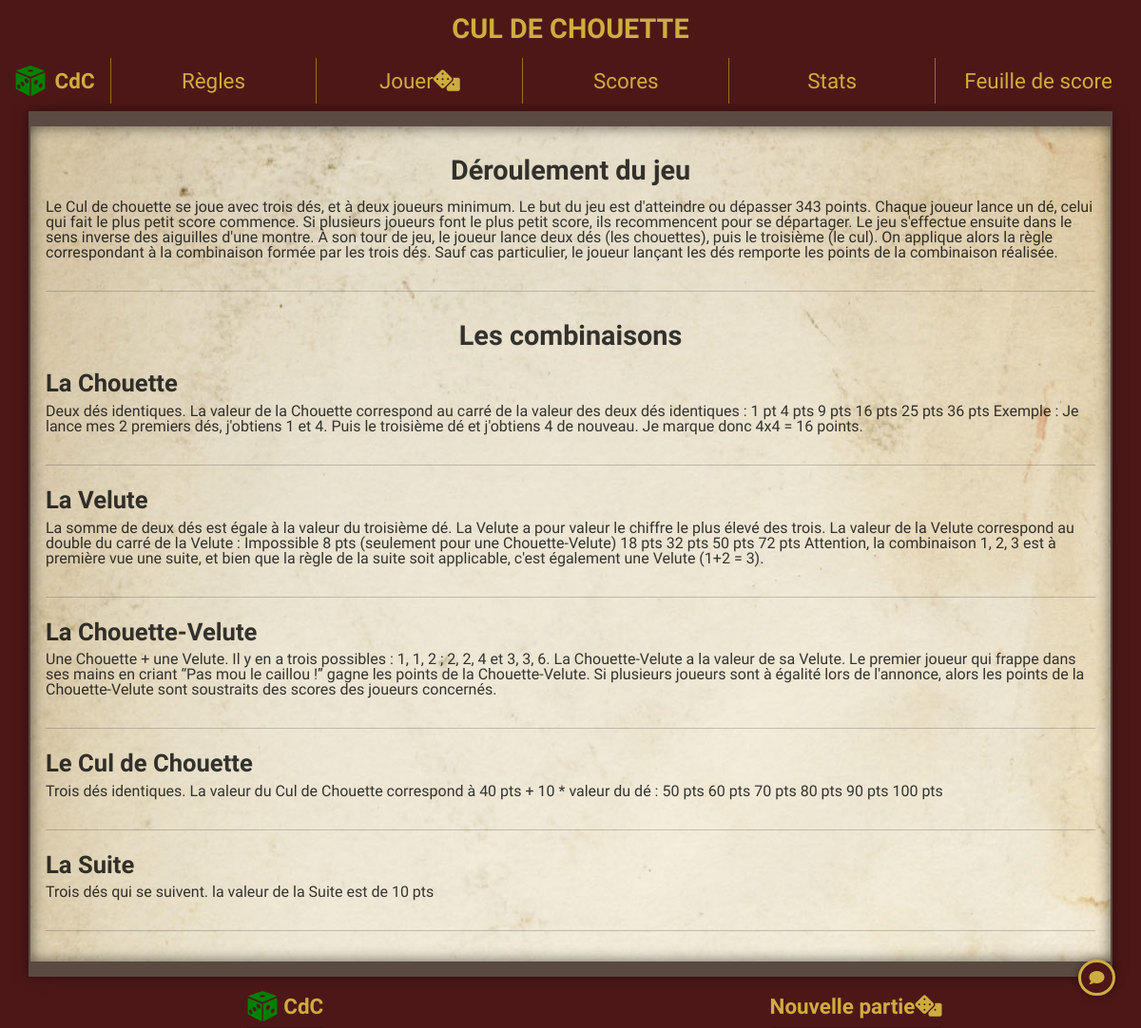
/index.php?page=rules, run on the app's committed database.
### tables this page shows
CREATE TABLE `cdc_rules` (
  `id` int(10) NOT NULL AUTO_INCREMENT,
  `title` varchar(64) NOT NULL,
  `content` text NOT NULL,
  PRIMARY KEY (`id`)
);

CREATE TABLE `cdc_combinations` (
  `id` int(10) NOT NULL AUTO_INCREMENT,
  `main_title` varchar(64) NOT NULL,
  `title` varchar(64) NOT NULL,
  `content` text NOT NULL,
  PRIMARY KEY (`id`)
);

### public/inc/templates/rules.tpl.php (the view, shortened to what this page needs)
<?php
$sqlRules = '
SELECT *
FROM `cdc_rules`
';
$pdoRulesStatement = $pdo->query($sqlRules);
$rules = $pdoRulesStatement->fetchAll(PDO::FETCH_ASSOC);
$sqlCombinations = '
SELECT *
FROM `cdc_combinations`
';
$pdoCombStatement = $pdo->query($sqlCombinations);
$combinations = $pdoCombStatement->fetchAll(PDO::FETCH_ASSOC);
?>
<article class="container article">
    <section>
        <h1><?= $rules[0]['title']; ?></h1>
        <p><?= $rules[0]['content']; ?></p>
    </section>
            <hr>
            <h1><?= $combinations[0]['main_title']; ?></h1>
        <?php
        foreach ($combinations as $key => $value): ?>
            <section>
                <h2><?= $combinations[$key]['title']; ?></h2>
                <p><?= $combinations[$key]['content']; ?></p>
            </section>
            <hr>
        <?php endforeach; ?>
</article>

### public/inc/templates/header.tpl.php (shortened to what this page needs)
<!DOCTYPE html>
<html lang="en">
<head>
    <link href="https://cdn.jsdelivr.net/npm/bootstrap@5.0.0/dist/css/bootstrap.min.css" rel="stylesheet">
    <link rel="stylesheet" href="assets/css/reset.css">
    <link rel="stylesheet" href="assets/css/style.css">
    <link rel="stylesheet" href="assets/css/header.css">
    <link rel="stylesheet" href="assets/css/scores-sheet.css">
    <link rel="stylesheet" href="assets/css/dices-style.css">
    <link rel="stylesheet" href="assets/css/messenger.css">
    <link rel="stylesheet" href="https://use.fontawesome.com/releases/v5.15.3/css/all.css">
</head>
<body>
    <header class="header-container">
        <h1 class="header-title">CUL DE CHOUETTE</h1>
        <nav class="nav-container">
            <div class="nav-header_logo">
                <a href="index.php?page=home" class="nav-header_logo-link header_link">
                    <img class="header_logo-img" src="assets/img/dice_icon.ico" alt="">
                    <h3 class="header_logo-title">CdC</h3>
                </a>
            </div>
            <div class="links-to-display">
                <ul class="nav_links-container">
                    <li class="displayable_link">
                        <a href="index.php?page=rules">Règles</a>
                    </li>
                    <li class="displayable_link">
                        <a href="index.php?page=game">Jouer<i class="fas fa-dice dice_icon"></i></a>
                    </li>
                    <li class="displayable_link">
                        <a href="index.php?page=scores">Scores</a>
                    </li>
                    <li class="displayable_link">
                        <a href="index.php?page=stats">Stats</a>
                    </li>
                    <li class="displayable_link">
                        <a href="index.php?page=scores-sheet">Feuille de score</a>
                    </li>
                </ul>
            </div>
        </nav>
    </header>
    <main>

### public/inc/templates/footer.tpl.php (shortened to what this page needs)
    </main>
    <footer class="footer container-fluid">
        <nav class="nav-footer">
            <ul class="row footer_links-container">
                <li class="footer_link col-12 col-sm-6">
                    <a href="index.php?page=home">
                        <img class="header_logo-img" class="logo" src="assets/img/dice_icon.ico" alt="LOGO">
                        CdC
                    </a>
                </li>
                <li class="footer_link col-12 col-sm-6">
                    <a href="index.php?page=game">Nouvelle partie
                        <i class="fas fa-dice dice_icon"></i>
                    </a>
                </li>
            </ul>
        </nav>
    </footer>
</body>
</html>

### public/index.php (shortened to what this page needs)
<?php
if (!empty($_GET['page'])) {
    $currentPage = $_GET['page'];
} else {
    $currentPage = 'home';
};
require __DIR__.'/inc/templates/header.tpl.php';
require __DIR__.'/inc/templates/' . $currentPage . '.tpl.php';
require __DIR__.'/inc/templates/footer.tpl.php';
?>
<!DOCTYPE html>
<html>
  <head>
    <link rel="stylesheet" href="chat-client.css"/>
  </head>
  <body>
    <div class="display_messenger-button">
        <i class="fas fa-comment"></i>
    </div>
  </body>
</html>

### public/assets/css/style.css (style rules this page uses)
:root { --main-bg-color: rgb(78, 23, 23); --main-font-color: rgb(206, 173, 64); --border-color: rgb(73, 62, 56); --border-color2: rgb(143, 114, 35); --text-shadow-color: 0px 0px 9px rgba(0, 0, 0, 0.75); --header-height: 115px; --footer-height: 48px; }
body { font-family: Arial, Helvetica, sans-serif; font-size: 1rem; background-color: var(--main-bg-color); font-family: 'MedievalSharp', cursive; text-shadow: var(--text-shadow); padding: 0; margin: 0; min-width: 300px; min-height: 100vh; max-width: 100vw; display: flex; flex-direction: column; overflow: auto; }
ul { margin: 0; padding: 0; }
main { display: flex; flex-direction: column; flex-grow: 1; z-index: 1; }
.article { background-image: url(../img/background_paper.jpg); background-size: cover; box-shadow: 0px 0px 15px rgba(0, 0, 0, 0.397), 0px 0px 15px rgba(0, 0, 0, 0.603) inset; border-top: solid 1rem rgb(90, 74, 66); border-bottom: solid 1rem rgb(90, 74, 66); border-left: solid 2px rgb(90, 74, 66); border-right: solid 2px rgb(90, 74, 66); padding: 1rem 1rem; margin: 0.5rem auto; color: rgba(0, 0, 0, 0.781); min-height: calc(100% - var(--header-height) - var(--footer-height) - 1rem); flex-grow: 1; }
.article h1 { color: rgba(0, 0, 0, 0.781) }
section { padding-bottom: 1rem; }
a { text-decoration: none; color: var(--main-font-color); text-shadow: var(--text-shadow); font-size: 1.4rem; }
h1 { margin: 0; padding: 1rem; text-align: center; font-size: 1.8em; font-weight: bolder; color: var(--main-font-color); justify-content: center; }
h2 { font-size: 1.6em; padding: 0.5rem 0; font-weight: bolder; }
h3 { font-size: 1.4rem; }
.footer_links-container { flex-direction: row; }
.footer_link { display: flex; justify-content: center; }
.footer_link a { display: flex; align-items: center; padding: 0.4rem 0; border-bottom: solid 1px rgba(0, 0, 0, 0.2); font-weight: bold; }
.footer_link a img { padding-right: 0.4rem; }
ul p, li { text-align: center; }

### public/assets/css/header.css (style rules this page uses)
.nav-container { display: flex; }
.nav_links-container { display: flex; flex-grow: 1; }
.nav-header_logo { display: flex; justify-content: center; z-index: 3; padding: 0 1rem; }
.nav-header_logo-link { display: flex; justify-content: center; }
.header_logo-img { height: 2rem; width: auto; align-self: center; }
.header_logo-title { font-weight: bold; align-self: center; padding-left: 0.6rem; }
.links-to-display { width: 100%; display: flex; z-index: 2; }
.displayable_link, #burger-icon-container { width: 100%; display: flex; align-items: center; justify-content: center; padding: 0.2rem 0; height: 3rem; }
.displayable_link { border-left: solid 0.5px var(--border-color2); }
@media screen and (min-width: 575px) { .nav_links-container { transition: none; background-color: var(--main-bg-color); } }

### public/assets/css/scores-sheet.css (style rules this page uses)
article { position: relative; }

### public/assets/css/messenger.css (style rules this page uses)
.display_messenger-button, .messenger_buttons { display: flex; align-items: center; justify-content: center; margin-left: 0.4rem; width: 2.4rem; height: 2.4rem; border-radius: 50%; background-color: var(--main-bg-color); color: var(--main-font-color); border: solid 3px var(--main-font-color); box-shadow: 0 0 10px rgba(0, 0, 0, 0.4); }
.display_messenger-button { position: fixed; bottom: 2.1rem; right: 1.7rem; color: var(--main-font-color); background-color: var(--main-bg-color); border-color: solid 3px var(--main-font-color); transition: all 0.3s ease-in-out; opacity: 1; z-index: 99; }

### data on the page
cdc_rules: title "Déroulement du jeu", content "Le Cul de chouette se joue avec trois dés, et à deux joueurs minimum. Le but du jeu est d'atteindre ou dépasser 343 points. Chaque joueur lance un dé, celui qui fait le plus petit score commence. Si plusieurs joueurs font le plus petit score, ils recommencent pour se départager. Le jeu s'effectue ensuite dans le sens inverse des aiguilles d'une montre. À son tour de jeu, le joueur lance deux dés (les chouettes), puis le troisième (le cul). On applique alors la règle correspondant à la combinaison formée par les trois dés. Sauf cas particulier, le joueur lançant les dés remporte les points de la combinaison réalisée."
cdc_combinations: main_title "Les combinaisons", title "La Chouette", content "Deux dés identiques. La valeur de la Chouette correspond au carré de la valeur des deux dés identiques : 1 pt 4 pts 9 pts 16 pts 25 pts 36 pts Exemple : Je lance mes 2 premiers dés, j'obtiens 1 et 4. Puis le troisième dé et j'obtiens 4 de nouveau. Je marque donc 4x4 = 16 points."
cdc_combinations: title "La Velute", content "La somme de deux dés est égale à la valeur du troisième dé. La Velute a pour valeur le chiffre le plus élevé des trois. La valeur de la Velute correspond au double du carré de la Velute : Impossible 8 pts (seulement pour une Chouette-Velute) 18 pts 32 pts 50 pts 72 pts Attention, la combinaison 1, 2, 3 est à première vue une suite, et bien que la règle de la suite soit applicable, c'est également une Velute (1+2 = 3)."
cdc_combinations: title "La Chouette-Velute", content "Une Chouette + une Velute. Il y en a trois possibles : 1, 1, 2 ; 2, 2, 4 et 3, 3, 6. La Chouette-Velute a la valeur de sa Velute. Le premier joueur qui frappe dans ses mains en criant “Pas mou le caillou !” gagne les points de la Chouette-Velute. Si plusieurs joueurs sont à égalité lors de l'annonce, alors les points de la Chouette-Velute sont soustraits des scores des joueurs concernés."
cdc_combinations: title "Le Cul de Chouette", content "Trois dés identiques. La valeur du Cul de Chouette correspond à 40 pts + 10 * valeur du dé : 50 pts 60 pts 70 pts 80 pts 90 pts 100 pts"
cdc_combinations: title "La Suite", content "Trois dés qui se suivent. la valeur de la Suite est de 10 pts"
